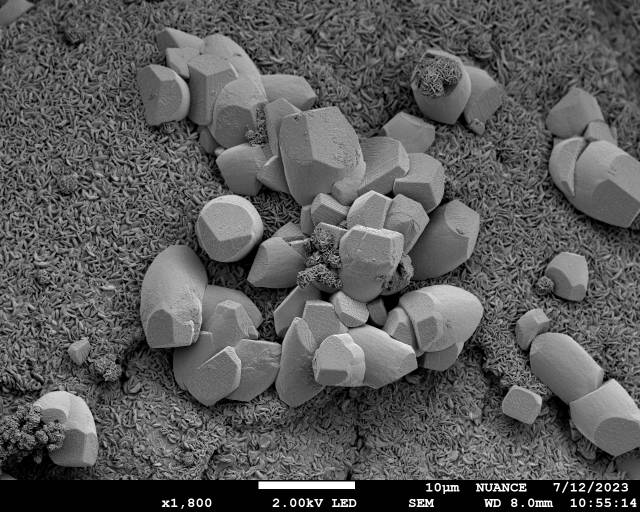
#> input picture 2D_Datasets/images/12Jul2023 Mystery-01.tif, 1280 x 1024 px (shown at 1/2 size)
$ jupyter execute --allow-errors 2D_Image_Analysis.ipynb
#> lines starting #> are read from the running program, lines starting #| are printed output that depends on the picture
## Analysis of Electron Microscopy 2D Images

## Purpose
This Jupyter notebook is designed to introduce basic techniques for processing electron microscopy images with Python.
Users will learn how to load, crop, filter, and prepare images for publication.

### Tools and Libraries
We will be using Python libraries such as `matplotlib`, `numpy`, and `scikit-image` for image manipulation and visualization. These tools are essential for scientific image processing and will help us achieve professional results suitable for academic publication.

### What You Will Learn
- **Loading Images**: How to import electron microscopy images into Python.
- **Cropping Images**: How to focus on the area of interest by cropping the image.
- **Filtering Images**: Applying various filters to enhance the image quality.
- **Preparing Images for Publication**: Adjusting image properties like contrast and brightness to ensure they are suitable for publication.

By the end of this notebook, you will be familiar with the basic steps needed to process microscopy images and prepare them for a publication

STEM Image Credit: https://github.com/pycroscopy/CNMS_UM_2018_SPIMA/blob/master/data/LLTO_800.tif
SEM Image Credits: NUANCE EPIC TEAM (specially Nicholas Gogola)

*notebook created by Roberto dos Reis -- roberto.reis@northwestern.edu -- @2024*

## 1. Loading and Displaying Images

[cell 1]
import matplotlib.pyplot as plt
import numpy as np
from skimage import io

[cell 2]
# Load an image file
image_path = 'images/12Jul2023 Mystery-01.tif'  # Change this to the path of your microscopy image
# image_path = 'images/13Jun2023 Monosphere-01.tif'  # Change this to the path of your microscopy image
# image_path = 'images/13Mar2023 Corn Starch-06.tif'  # Change this to the path of your microscopy image
# image_path = 'images/LLTO_800.tif' # Change this to the path of your microscopy image


image = io.imread(image_path)
#> image is the input picture: shape (1024, 1280); min 0, max 255, mean 89.9

# Display the image
plt.imshow(image, cmap='gray')
plt.title('SEM Image of a Material X', fontsize=14,
          fontweight='bold',
          color='blue',
          loc='center')
# plt.axis('off')  # Hide axes ticks

## 2. Image Cropping

This can be particularly useful in electron microscopy for focusing on specific structures or areas that are most relevant for analysis.

By cropping an image, you can:
- Reduce the size of the image, making it easier to handle and process.
- Focus on the region of interest, removing irrelevant parts.
- Enhance the visibility of specific features by isolating them from the background.

In the code below, we will demonstrate how to crop an electron microscopy image using NumPy slicing. The cropping coordinates (start and end points for rows and columns) can be adjusted to select the desired region.

[cell 3]
# Define cropping coordinates: (start_row, end_row, start_col, end_col)
start_row, end_row = 110, 266
start_col, end_col = 810, 1066

# Crop the image
cropped_image = image[start_row:end_row, start_col:end_col]
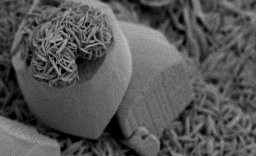
#> cropped_image: shape (156, 256); min 0, max 191, mean 86.5

# Display the cropped image
plt.imshow(cropped_image, cmap='gray')
plt.title('Cropped Image',fontsize=14, fontweight='bold', color='blue', loc='center')
plt.axis('off')
plt.show()

### 3. Image Filtering

Image filtering is a crucial step in image processing that involves modifying or enhancing an image to achieve specific objectives, such as noise reduction, edge detection, or improving visual clarity. In electron microscopy, filtering can help to highlight important features, reduce background noise, and prepare images for further analysis.

Common filtering techniques include:
- **Gaussian Filter**: This filter smooths the image by averaging pixel values with their neighbors, reducing noise and detail.
- **Median Filter**: This filter replaces each pixel's value with the median value of its neighboring pixels, effectively removing noise while preserving edges.

In the code below, we will apply both Gaussian and Median filters to an electron microscopy image using the `skimage.filters` module. These filters can be adjusted by changing their parameters to achieve the desired effect.

[cell 4]
from skimage.filters import gaussian, median
from skimage.morphology import disk
from numpy.fft import fft2, fftshift, ifft2
import numpy as np

def plot_fft(image, ax, title):
    fft_image = fftshift(fft2(image))
    magnitude_spectrum = np.log(np.abs(fft_image) + 1)
    ax.imshow(magnitude_spectrum, cmap='gray')
    ax.set_title(title)
    ax.axis('off')

# Apply Gaussian filter
gaussian_filtered = gaussian(cropped_image, sigma=4)
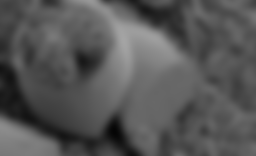
#> gaussian_filtered: shape (156, 256) float64; min 0.0201, max 0.646, mean 0.339

# Apply Median filter (using a disk-shaped kernel)
median_filtered = median(cropped_image, footprint=disk(1))

# Display the filtered images along with their FFTs
fig, ax = plt.subplots(2, 2, figsize=(12, 6))

# Gaussian Filtered Image and its FFT
ax[0, 0].imshow(gaussian_filtered, cmap='gray')
ax[0, 0].set_title('Gaussian Filtered Image')
ax[0, 0].axis('off')

plot_fft(gaussian_filtered, ax[0, 1], 'FFT of Gaussian Filtered Image')
#> in plot_fft, `magnitude_spectrum = np.log(np.abs(fft_image) + 1)`:
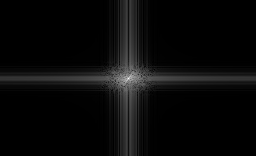
#> magnitude_spectrum: shape (156, 256) float64; min 0.0157, max 9.51, mean 0.389; drawn with min black and max white

# Median Filtered Image and its FFT
ax[1, 0].imshow(median_filtered, cmap='gray')
ax[1, 0].set_title('Median Filtered Image')
ax[1, 0].axis('off')

plot_fft(median_filtered, ax[1, 1], 'FFT of Median Filtered Image')
#> call 2 of plot_fft, with title = 'FFT of Median Filtered Image'

plt.show()

### Preparing for Publication

Preparing images for publication involves enhancing their quality to ensure they are clear, informative, and visually appealing. This process typically includes adjusting contrast, brightness, and applying other techniques to highlight key features.

In electron microscopy, enhancing images for publication may involve:
- **Contrast Stretching**: Expanding the range of intensity values to improve visibility of features.
- **Histogram Equalization**: Distributing intensity values to enhance contrast.

In the code below, we will demonstrate these techniques and compare their effects in both the spatial and reciprocal spaces using Fast Fourier Transform (FFT).

[cell 5]
from skimage import exposure

def plot_fft(image, ax, title):
    fft_image = fftshift(fft2(image))
    magnitude_spectrum = np.log(np.abs(fft_image) + 1)
    ax.imshow(magnitude_spectrum, cmap='gray')
    ax.set_title(title)
    ax.axis('off')

# Adjust contrast using rescaling
contrast_stretched = exposure.rescale_intensity(cropped_image, in_range=(50, 200))
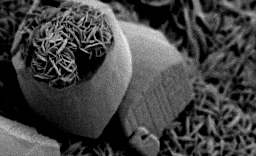
#> contrast_stretched: shape (156, 256); min 0, max 239, mean 67.6

# Histogram equalization
equalized_image = exposure.equalize_hist(cropped_image)
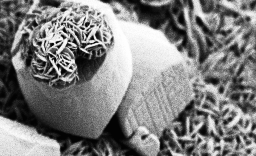
#> equalized_image: shape (156, 256) float64; min 0.0153, max 1, mean 0.504

# Display the enhanced images along with their FFTs
fig, ax = plt.subplots(2, 2, figsize=(12, 6))

# Contrast Stretched Image and its FFT
ax[0, 0].imshow(contrast_stretched, cmap='gray')
ax[0, 0].set_title('Contrast Stretched Image')
ax[0, 0].axis('off')

plot_fft(contrast_stretched, ax[0, 1], 'FFT of Contrast Stretched Image')
#> in plot_fft, `magnitude_spectrum = np.log(np.abs(fft_image) + 1)`:
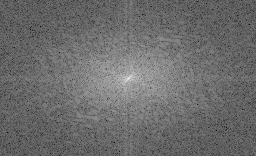
#> magnitude_spectrum: shape (156, 256) float64; min 2.31, max 14.81, mean 7.62; drawn with min black and max white

# Histogram Equalized Image and its FFT
ax[1, 0].imshow(equalized_image, cmap='gray')
ax[1, 0].set_title('Histogram Equalized Image')
ax[1, 0].axis('off')

plot_fft(equalized_image, ax[1, 1], 'FFT of Histogram Equalized Image')
#> call 2 of plot_fft, with title = 'FFT of Histogram Equalized Image'
#> in plot_fft (call 2), `magnitude_spectrum = np.log(np.abs(fft_image) + 1)`:
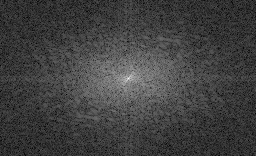
#> magnitude_spectrum: shape (156, 256) float64; min 0.0794, max 9.91, mean 2.57; drawn with min black and max white

plt.show()

# Save images
io.imsave('contrast_stretched_image.tif', contrast_stretched)
io.imsave('equalized_image.tif', equalized_image)

### Visualizing the Effect of Image Enhancements with Histograms

To better understand the impact of image enhancement techniques, we can visualize the pixel intensity distributions using histograms. A histogram represents the frequency of pixel intensity values in an image.

In this section, we will compare the histograms of the original image, the contrast-stretched image, and the histogram-equalized image.

#### Original Image Histogram
- The histogram of the original image shows the distribution of pixel intensities as they were captured.
- Often, the intensity values may be clustered in a specific range, which can result in poor contrast and visibility of features.

#### Contrast-Stretched Image Histogram
- Contrast stretching expands the range of intensity values, effectively increasing the dynamic range of the image.
- This results in a more even distribution of pixel values across the available range, enhancing the visibility of features.
- In the histogram, you will see the intensity values spread out more evenly compared to the original image.

#### Histogram-Equalized Image Histogram
- Histogram equalization redistributes the intensity values to achieve a uniform histogram.
- This technique improves contrast by ensuring that all intensity values are equally represented.
- In the histogram, you will observe a more uniform distribution of pixel values, which helps in bringing out details in regions that were otherwise poorly contrasted.

The histograms below illustrate these changes:

1. **Original Image Histogram**: Shows the initial distribution of pixel intensities.
2. **Contrast-Stretched Image Histogram**: Demonstrates the effect of expanding the intensity range, resulting in better contrast.
3. **Histogram-Equalized Image Histogram**: Displays a more uniform distribution, highlighting details across the image.

[cell 6]
# Display histograms of the original, contrast stretched, and histogram equalized images
fig, ax = plt.subplots(1, 3, figsize=(18, 6), sharey=True)

# Original Image Histogram
ax[0].hist(image.ravel(), bins=256, histtype='step', color='black')
ax[0].set_title('Histogram of Original Image')
ax[0].set_xlim(0, 256)

# Contrast Stretched Image Histogram
ax[1].hist(contrast_stretched.ravel(), bins=256, histtype='step', color='black')
ax[1].set_title('Histogram of Contrast Stretched Image')
ax[1].set_xlim(0, 25)

# Histogram Equalized Image Histogram
ax[2].hist(equalized_image.ravel(), bins=256, histtype='step', color='black')
ax[2].set_title('Histogram of Histogram Equalized Image')
ax[2].set_xlim(0, 25)

plt.tight_layout()
plt.show()
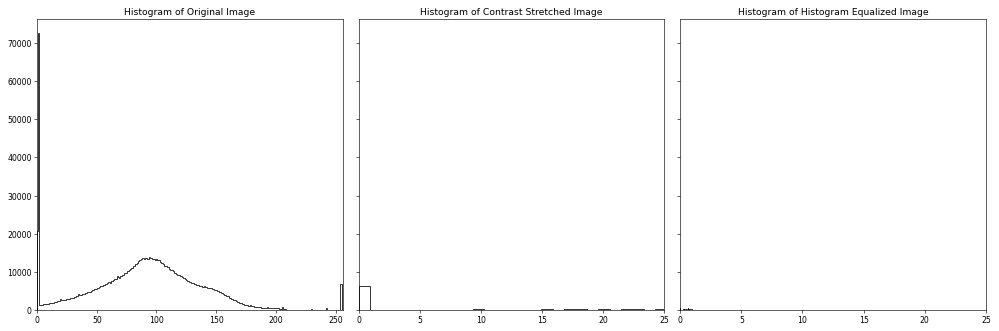
#> figure drawn by matplotlib, 3 panels

[cell 7]
from skimage import exposure
from matplotlib_scalebar.scalebar import ScaleBar
import matplotlib.patches as patches
from mpl_toolkits.axes_grid1.inset_locator import inset_axes


# Prepare the images for publication with labels, scale bar, and colorbar
fig, ax = plt.subplots(1, 2, figsize=(26, 7))

# Contrast Stretched Image (Fig 1a)
im1 = ax[0].imshow(contrast_stretched, cmap='gray')
ax[0].set_title('Fig 1a: Contrast Stretched Image')
ax[0].axis('off')

# Add scale bar
#> (the rest of this cell did not finish here and is left out)

**Figure 1**: (a) Contrast stretched image showing improved visibility of features by expanding the range of intensity values. (b) Histogram equalized image highlighting details by redistributing the intensity values for enhanced contrast. Both images include a scale bar (0.1 μm) and an intensity colorbar.

[cell 8]
def add_label(ax, label, fontsize=18):
    ax.text(0.02, 0.96, label, transform=ax.transAxes, fontsize=fontsize,
            verticalalignment='top', bbox=dict(facecolor='white', alpha=1, edgecolor='black'))

# Adjust contrast using rescaling
contrast_stretched = exposure.rescale_intensity(cropped_image, in_range=(50, 200))

# Histogram equalization
equalized_image = exposure.equalize_hist(cropped_image)

# Prepare the images for publication with labels, scale bar, and colorbar
fig, ax = plt.subplots(1, 2, figsize=(15, 7))

# Contrast Stretched Image (Fig 1a)
im1 = ax[0].imshow(contrast_stretched, cmap='gray')
ax[0].set_title('Fig 1a: Contrast Stretched Image')
ax[0].axis('off')

# Add label
add_label(ax[0], 'A')

# Add scale bar
#> (the rest of this cell did not finish here and is left out)

[cell 9]
import matplotlib.pyplot as plt
from skimage import exposure
from matplotlib_scalebar.scalebar import ScaleBar
from mpl_toolkits.axes_grid1.inset_locator import inset_axes

def add_label(ax, label, fontsize=18):
    ax.text(0.02, 0.96, label, transform=ax.transAxes, fontsize=fontsize,
            verticalalignment='top', bbox=dict(facecolor='white', alpha=1, edgecolor='black'))

# Adjust contrast using rescaling
contrast_stretched = exposure.rescale_intensity(cropped_image, in_range=(50, 200))

# Histogram equalization
equalized_image = exposure.equalize_hist(cropped_image)

# Apply a colormap to the images
contrast_stretched_colored = plt.cm.RdBu(contrast_stretched)
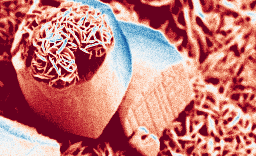
#> contrast_stretched_colored: shape (156, 256, 4) float64; mean of channels 0, 1, 2, 3 0.772, 0.479, 0.473, 1; drawn as R, G, B
equalized_image_colored = plt.cm.viridis(equalized_image)
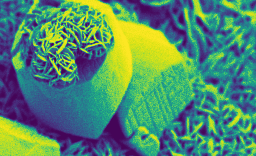
#> equalized_image_colored: shape (156, 256, 4) float64; mean of channels 0, 1, 2, 3 0.33, 0.542, 0.429, 1; drawn as R, G, B

# Prepare the images for publication with labels, scale bar, and colorbar
fig, ax = plt.subplots(1, 2, figsize=(15, 7))

# Contrast Stretched Image (Fig 1a)
im1 = ax[0].imshow(contrast_stretched_colored)
ax[0].set_title('Fig 1a: Contrast Stretched Image')
ax[0].axis('off')

# Add label
add_label(ax[0], '(a)')

# Add scale bar
#> (the rest of this cell did not finish here and is left out)
